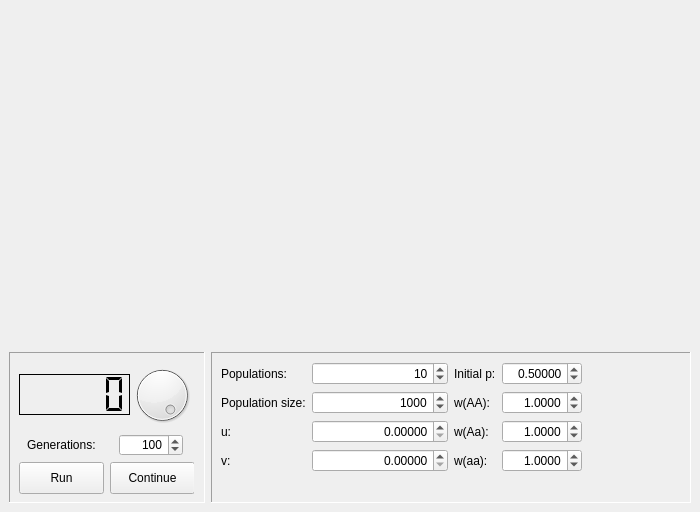
<?xml version="1.0" encoding="UTF-8"?>
<ui version="4.0">
 <class>MainWindow</class>
 <widget class="QMainWindow" name="MainWindow">
  <property name="geometry">
   <rect>
    <x>0</x>
    <y>0</y>
    <width>700</width>
    <height>512</height>
   </rect>
  </property>
  <property name="minimumSize">
   <size>
    <width>700</width>
    <height>512</height>
   </size>
  </property>
  <property name="windowTitle">
   <string>MainWindow</string>
  </property>
  <widget class="QWidget" name="centralwidget">
   <property name="minimumSize">
    <size>
     <width>500</width>
     <height>400</height>
    </size>
   </property>
   <layout class="QVBoxLayout" name="verticalLayout">
    <item>
     <widget class="QWidget" name="tempWidget" native="true">
      <property name="minimumSize">
       <size>
        <width>0</width>
        <height>300</height>
       </size>
      </property>
     </widget>
    </item>
    <item>
     <layout class="QHBoxLayout" name="horizontalLayout_4">
      <item>
       <widget class="QFrame" name="frame">
        <property name="sizePolicy">
         <sizepolicy hsizetype="Preferred" vsizetype="Preferred">
          <horstretch>0</horstretch>
          <verstretch>0</verstretch>
         </sizepolicy>
        </property>
        <property name="minimumSize">
         <size>
          <width>196</width>
          <height>151</height>
         </size>
        </property>
        <property name="maximumSize">
         <size>
          <width>196</width>
          <height>151</height>
         </size>
        </property>
        <property name="frameShape">
         <enum>QFrame::Panel</enum>
        </property>
        <property name="frameShadow">
         <enum>QFrame::Sunken</enum>
        </property>
        <widget class="QWidget" name="verticalLayoutWidget_2">
         <property name="geometry">
          <rect>
           <x>10</x>
           <y>10</y>
           <width>175</width>
           <height>132</height>
          </rect>
         </property>
         <layout class="QVBoxLayout" name="verticalLayout_3">
          <item>
           <layout class="QHBoxLayout" name="horizontalLayout_3">
            <property name="spacing">
             <number>0</number>
            </property>
            <item>
             <widget class="QLCDNumber" name="gen_lcd">
              <property name="minimumSize">
               <size>
                <width>111</width>
                <height>41</height>
               </size>
              </property>
              <property name="maximumSize">
               <size>
                <width>111</width>
                <height>41</height>
               </size>
              </property>
              <property name="layoutDirection">
               <enum>Qt::LeftToRight</enum>
              </property>
              <property name="frameShape">
               <enum>QFrame::Box</enum>
              </property>
              <property name="frameShadow">
               <enum>QFrame::Plain</enum>
              </property>
              <property name="midLineWidth">
               <number>0</number>
              </property>
              <property name="segmentStyle">
               <enum>QLCDNumber::Flat</enum>
              </property>
             </widget>
            </item>
            <item>
             <widget class="QDial" name="speed_dial">
              <property name="minimum">
               <number>0</number>
              </property>
              <property name="maximum">
               <number>4</number>
              </property>
              <property name="pageStep">
               <number>1</number>
              </property>
              <property name="value">
               <number>4</number>
              </property>
             </widget>
            </item>
           </layout>
          </item>
          <item>
           <layout class="QVBoxLayout" name="verticalLayout_2">
            <item>
             <layout class="QHBoxLayout" name="horizontalLayout">
              <property name="spacing">
               <number>0</number>
              </property>
              <property name="leftMargin">
               <number>8</number>
              </property>
              <property name="rightMargin">
               <number>11</number>
              </property>
              <item>
               <widget class="QLabel" name="label">
                <property name="text">
                 <string>Generations:</string>
                </property>
               </widget>
              </item>
              <item>
               <widget class="QSpinBox" name="ngen_spinbox">
                <property name="minimumSize">
                 <size>
                  <width>64</width>
                  <height>22</height>
                 </size>
                </property>
                <property name="maximumSize">
                 <size>
                  <width>64</width>
                  <height>22</height>
                 </size>
                </property>
                <property name="alignment">
                 <set>Qt::AlignRight|Qt::AlignTrailing|Qt::AlignVCenter</set>
                </property>
                <property name="minimum">
                 <number>10</number>
                </property>
                <property name="maximum">
                 <number>10000</number>
                </property>
                <property name="singleStep">
                 <number>100</number>
                </property>
                <property name="value">
                 <number>100</number>
                </property>
               </widget>
              </item>
             </layout>
            </item>
            <item>
             <layout class="QHBoxLayout" name="horizontalLayout_2">
              <item>
               <widget class="QPushButton" name="run_stop_btn">
                <property name="sizePolicy">
                 <sizepolicy hsizetype="Fixed" vsizetype="Fixed">
                  <horstretch>0</horstretch>
                  <verstretch>0</verstretch>
                 </sizepolicy>
                </property>
                <property name="minimumSize">
                 <size>
                  <width>85</width>
                  <height>32</height>
                 </size>
                </property>
                <property name="maximumSize">
                 <size>
                  <width>85</width>
                  <height>32</height>
                 </size>
                </property>
                <property name="text">
                 <string>Run</string>
                </property>
               </widget>
              </item>
              <item>
               <widget class="QPushButton" name="continue_btn">
                <property name="sizePolicy">
                 <sizepolicy hsizetype="Fixed" vsizetype="Fixed">
                  <horstretch>0</horstretch>
                  <verstretch>0</verstretch>
                 </sizepolicy>
                </property>
                <property name="minimumSize">
                 <size>
                  <width>85</width>
                  <height>32</height>
                 </size>
                </property>
                <property name="maximumSize">
                 <size>
                  <width>85</width>
                  <height>32</height>
                 </size>
                </property>
                <property name="text">
                 <string>Continue</string>
                </property>
               </widget>
              </item>
             </layout>
            </item>
           </layout>
          </item>
         </layout>
        </widget>
       </widget>
      </item>
      <item>
       <widget class="QFrame" name="new_run_frame">
        <property name="minimumSize">
         <size>
          <width>0</width>
          <height>151</height>
         </size>
        </property>
        <property name="maximumSize">
         <size>
          <width>16777215</width>
          <height>151</height>
         </size>
        </property>
        <property name="frameShape">
         <enum>QFrame::Panel</enum>
        </property>
        <property name="frameShadow">
         <enum>QFrame::Sunken</enum>
        </property>
        <layout class="QHBoxLayout" name="horizontalLayout_5">
         <item>
          <layout class="QFormLayout" name="formLayout">
           <item row="1" column="0">
            <widget class="QLabel" name="label_2">
             <property name="text">
              <string>Population size:</string>
             </property>
            </widget>
           </item>
           <item row="1" column="1">
            <widget class="QSpinBox" name="popsize_spinbox">
             <property name="minimumSize">
              <size>
               <width>80</width>
               <height>0</height>
              </size>
             </property>
             <property name="alignment">
              <set>Qt::AlignRight|Qt::AlignTrailing|Qt::AlignVCenter</set>
             </property>
             <property name="minimum">
              <number>1</number>
             </property>
             <property name="maximum">
              <number>1000000</number>
             </property>
             <property name="singleStep">
              <number>10</number>
             </property>
             <property name="value">
              <number>1000</number>
             </property>
            </widget>
           </item>
           <item row="0" column="0">
            <widget class="QLabel" name="label_4">
             <property name="text">
              <string>Populations:</string>
             </property>
            </widget>
           </item>
           <item row="0" column="1">
            <widget class="QSpinBox" name="npop_spinbox">
             <property name="minimumSize">
              <size>
               <width>80</width>
               <height>0</height>
              </size>
             </property>
             <property name="alignment">
              <set>Qt::AlignRight|Qt::AlignTrailing|Qt::AlignVCenter</set>
             </property>
             <property name="minimum">
              <number>1</number>
             </property>
             <property name="maximum">
              <number>10000</number>
             </property>
             <property name="value">
              <number>10</number>
             </property>
            </widget>
           </item>
           <item row="2" column="0">
            <widget class="QLabel" name="label_5">
             <property name="text">
              <string>u:</string>
             </property>
            </widget>
           </item>
           <item row="2" column="1">
            <widget class="QDoubleSpinBox" name="u_spinbox">
             <property name="minimumSize">
              <size>
               <width>80</width>
               <height>0</height>
              </size>
             </property>
             <property name="alignment">
              <set>Qt::AlignRight|Qt::AlignTrailing|Qt::AlignVCenter</set>
             </property>
             <property name="decimals">
              <number>5</number>
             </property>
             <property name="maximum">
              <double>1.000000000000000</double>
             </property>
             <property name="singleStep">
              <double>0.005000000000000</double>
             </property>
            </widget>
           </item>
           <item row="3" column="0">
            <widget class="QLabel" name="label_6">
             <property name="text">
              <string>v:</string>
             </property>
            </widget>
           </item>
           <item row="3" column="1">
            <widget class="QDoubleSpinBox" name="v_spinbox">
             <property name="minimumSize">
              <size>
               <width>80</width>
               <height>0</height>
              </size>
             </property>
             <property name="alignment">
              <set>Qt::AlignRight|Qt::AlignTrailing|Qt::AlignVCenter</set>
             </property>
             <property name="decimals">
              <number>5</number>
             </property>
             <property name="maximum">
              <double>1.000000000000000</double>
             </property>
             <property name="singleStep">
              <double>0.005000000000000</double>
             </property>
            </widget>
           </item>
          </layout>
         </item>
         <item>
          <layout class="QFormLayout" name="formLayout_2">
           <item row="0" column="0">
            <widget class="QLabel" name="label_3">
             <property name="text">
              <string>Initial p:</string>
             </property>
            </widget>
           </item>
           <item row="0" column="1">
            <widget class="QDoubleSpinBox" name="p_spinbox">
             <property name="minimumSize">
              <size>
               <width>80</width>
               <height>0</height>
              </size>
             </property>
             <property name="maximumSize">
              <size>
               <width>80</width>
               <height>16777215</height>
              </size>
             </property>
             <property name="alignment">
              <set>Qt::AlignRight|Qt::AlignTrailing|Qt::AlignVCenter</set>
             </property>
             <property name="decimals">
              <number>5</number>
             </property>
             <property name="maximum">
              <double>1.000000000000000</double>
             </property>
             <property name="singleStep">
              <double>0.050000000000000</double>
             </property>
             <property name="value">
              <double>0.500000000000000</double>
             </property>
            </widget>
           </item>
           <item row="1" column="0">
            <widget class="QLabel" name="label_7">
             <property name="text">
              <string>w(AA):</string>
             </property>
            </widget>
           </item>
           <item row="2" column="0">
            <widget class="QLabel" name="label_8">
             <property name="text">
              <string>w(Aa):</string>
             </property>
            </widget>
           </item>
           <item row="3" column="0">
            <widget class="QLabel" name="label_9">
             <property name="text">
              <string>w(aa):</string>
             </property>
            </widget>
           </item>
           <item row="1" column="1">
            <widget class="QDoubleSpinBox" name="wAA_spinbox">
             <property name="minimumSize">
              <size>
               <width>80</width>
               <height>0</height>
              </size>
             </property>
             <property name="maximumSize">
              <size>
               <width>80</width>
               <height>16777215</height>
              </size>
             </property>
             <property name="alignment">
              <set>Qt::AlignRight|Qt::AlignTrailing|Qt::AlignVCenter</set>
             </property>
             <property name="decimals">
              <number>4</number>
             </property>
             <property name="maximum">
              <double>100.000000000000000</double>
             </property>
             <property name="singleStep">
              <double>0.005000000000000</double>
             </property>
             <property name="value">
              <double>1.000000000000000</double>
             </property>
            </widget>
           </item>
           <item row="2" column="1">
            <widget class="QDoubleSpinBox" name="wAa_spinbox">
             <property name="minimumSize">
              <size>
               <width>80</width>
               <height>0</height>
              </size>
             </property>
             <property name="maximumSize">
              <size>
               <width>80</width>
               <height>16777215</height>
              </size>
             </property>
             <property name="alignment">
              <set>Qt::AlignRight|Qt::AlignTrailing|Qt::AlignVCenter</set>
             </property>
             <property name="decimals">
              <number>4</number>
             </property>
             <property name="maximum">
              <double>100.000000000000000</double>
             </property>
             <property name="singleStep">
              <double>0.005000000000000</double>
             </property>
             <property name="value">
              <double>1.000000000000000</double>
             </property>
            </widget>
           </item>
           <item row="3" column="1">
            <widget class="QDoubleSpinBox" name="waa_spinbox">
             <property name="minimumSize">
              <size>
               <width>80</width>
               <height>0</height>
              </size>
             </property>
             <property name="maximumSize">
              <size>
               <width>80</width>
               <height>16777215</height>
              </size>
             </property>
             <property name="alignment">
              <set>Qt::AlignRight|Qt::AlignTrailing|Qt::AlignVCenter</set>
             </property>
             <property name="decimals">
              <number>4</number>
             </property>
             <property name="maximum">
              <double>100.000000000000000</double>
             </property>
             <property name="singleStep">
              <double>0.005000000000000</double>
             </property>
             <property name="value">
              <double>1.000000000000000</double>
             </property>
            </widget>
           </item>
          </layout>
         </item>
        </layout>
       </widget>
      </item>
     </layout>
    </item>
   </layout>
  </widget>
 </widget>
 <tabstops>
  <tabstop>ngen_spinbox</tabstop>
  <tabstop>npop_spinbox</tabstop>
  <tabstop>p_spinbox</tabstop>
  <tabstop>popsize_spinbox</tabstop>
  <tabstop>u_spinbox</tabstop>
  <tabstop>v_spinbox</tabstop>
  <tabstop>wAA_spinbox</tabstop>
  <tabstop>wAa_spinbox</tabstop>
  <tabstop>waa_spinbox</tabstop>
  <tabstop>run_stop_btn</tabstop>
  <tabstop>continue_btn</tabstop>
  <tabstop>speed_dial</tabstop>
 </tabstops>
 <resources/>
 <connections/>
</ui>
